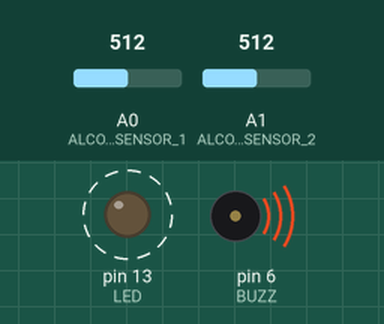
Simulated run of this sketch. Board: Arduino Uno, built with avr-gcc and run on an emulated ATmega328P. Shown: output pins drawn as LEDs (lit = HIGH), buzzer (waves = sounding). Dashed ring = blinking. The test bench sets the inputs (shaded band); at power-on: A0 (ALCOHOL_SENSOR_1) = 512, A1 (ALCOHOL_SENSOR_2) = 512.

Above: at 3.1 s.
3.2 s: A0 (ALCOHOL_SENSOR_1) set to 97
6.7 s: A0 (ALCOHOL_SENSOR_1) set to 79
At 7.2 s:
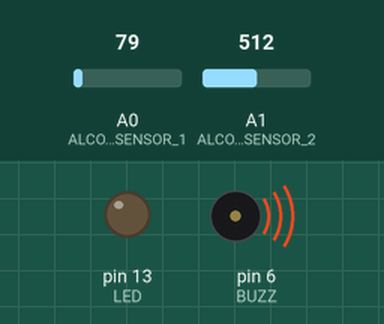
9.8 s: A0 (ALCOHOL_SENSOR_1) set to 122
At 11.25 s:
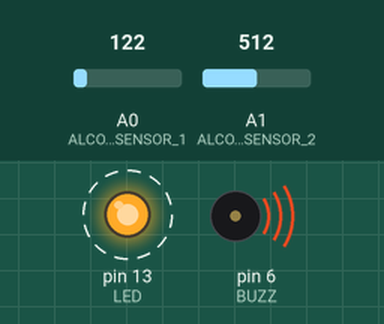
16.4 s: A0 (ALCOHOL_SENSOR_1) set to 0
At 17.1 s:
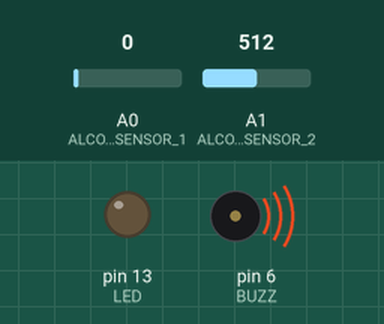
Timing chart, 0 to 19.4 s (numbered marks = the images above; inputs shaded):
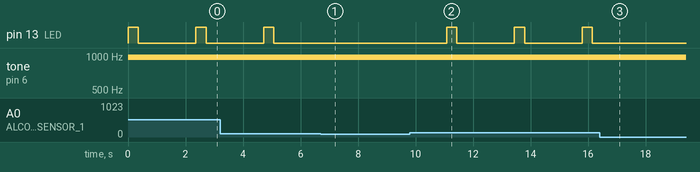

The sketch:

alcohol_detect.ino
```cpp
#include <SoftwareSerial.h>

#define BUZZ 6
#define LED 13
#define ALCOHOL_SENSOR_1 A0
#define ALCOHOL_SENSOR_2 A1
#define THRESHOLD 300 // 알코올 수치 기준값

// ZigBee 모듈을 연결할 시리얼 핀 설정
SoftwareSerial zigbeeSerial(10, 11);  // RX, TX

void setup()
{
	zigbeeSerial.begin(9600);   // ZigBee 모듈 시리얼 통신 시작
	pinMode(LED, OUTPUT);
}

void buzer()
{
	analogWrite(BUZZ, 30);
	delay(300);
	analogWrite(BUZZ, 0);
	delay(50);
}

void loop()
{
  // 알코울 수치 측정
  int alcoholValue_1 = analogRead(ALCOHOL_SENSOR_1);
  int alcoholValue_2 = analogRead(ALCOHOL_SENSOR_2);

  int alcoholValue = (alcoholValue_1 + alcoholValue_2) / 2;

  if (alcoholValue > THRESHOLD)
  {
    digitalWrite(LED, HIGH);
    buzer();
    zigbeeSerial.print("alcohol");
    digitalWrite(LED, LOW);
  }

  delay(2000);
}
```

Measured:
- the behaviour switches between 90 and 89 on A0 (ALCOHOL_SENSOR_1) (found by bisection; images 0 and 1)
- after the input at 6.7 s, pin 13 (LED): stops changing and stays LOW
- after the input at 9.8 s, pin 13 (LED): alternates HIGH for 0.36 s and LOW for 2.0 s, starting after 1.3 s
- after the input at 16.4 s, pin 13 (LED): stays LOW (without the input it goes to HIGH after 1.7 s)
